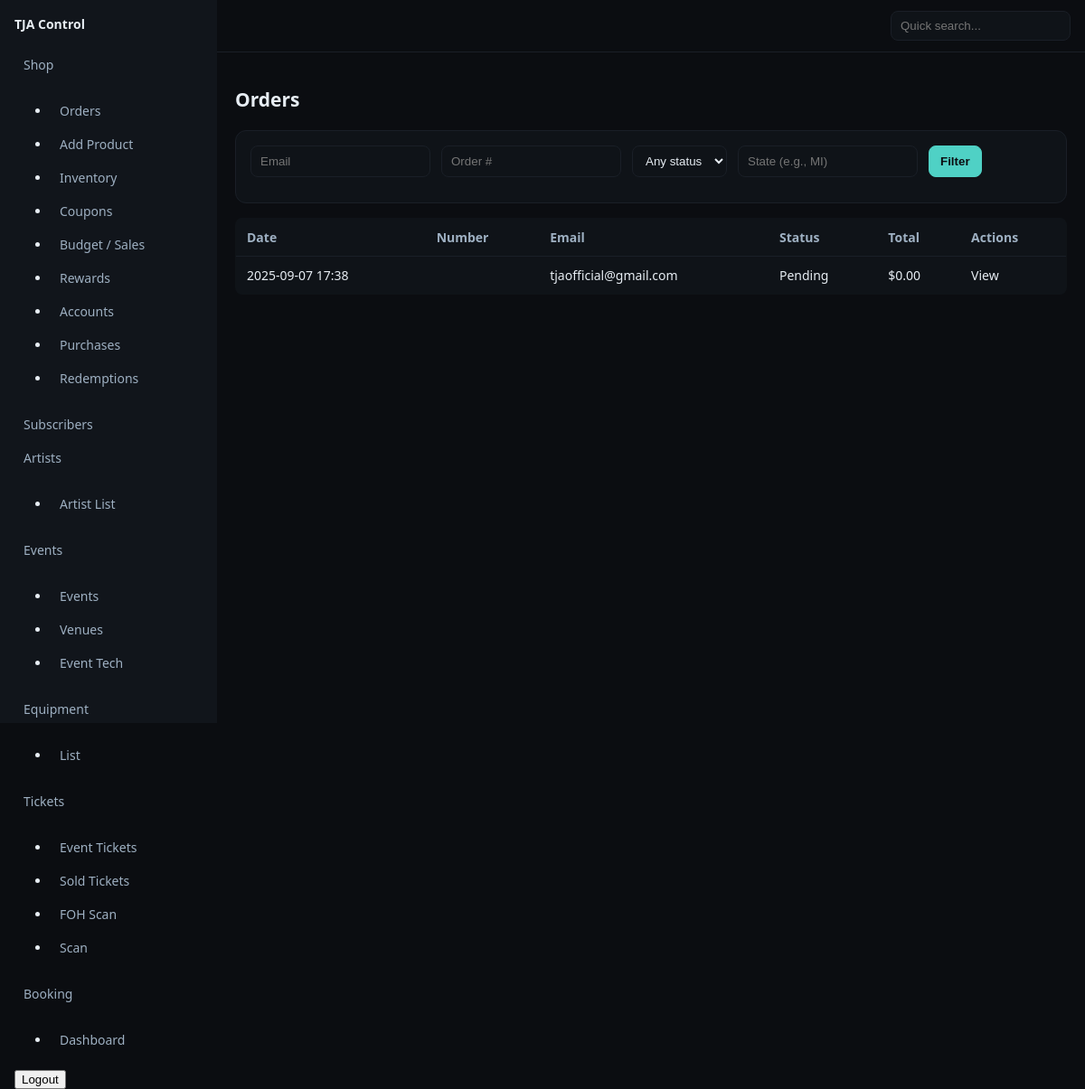
Page /control/shop/orders (signed in) on the earlier database version.
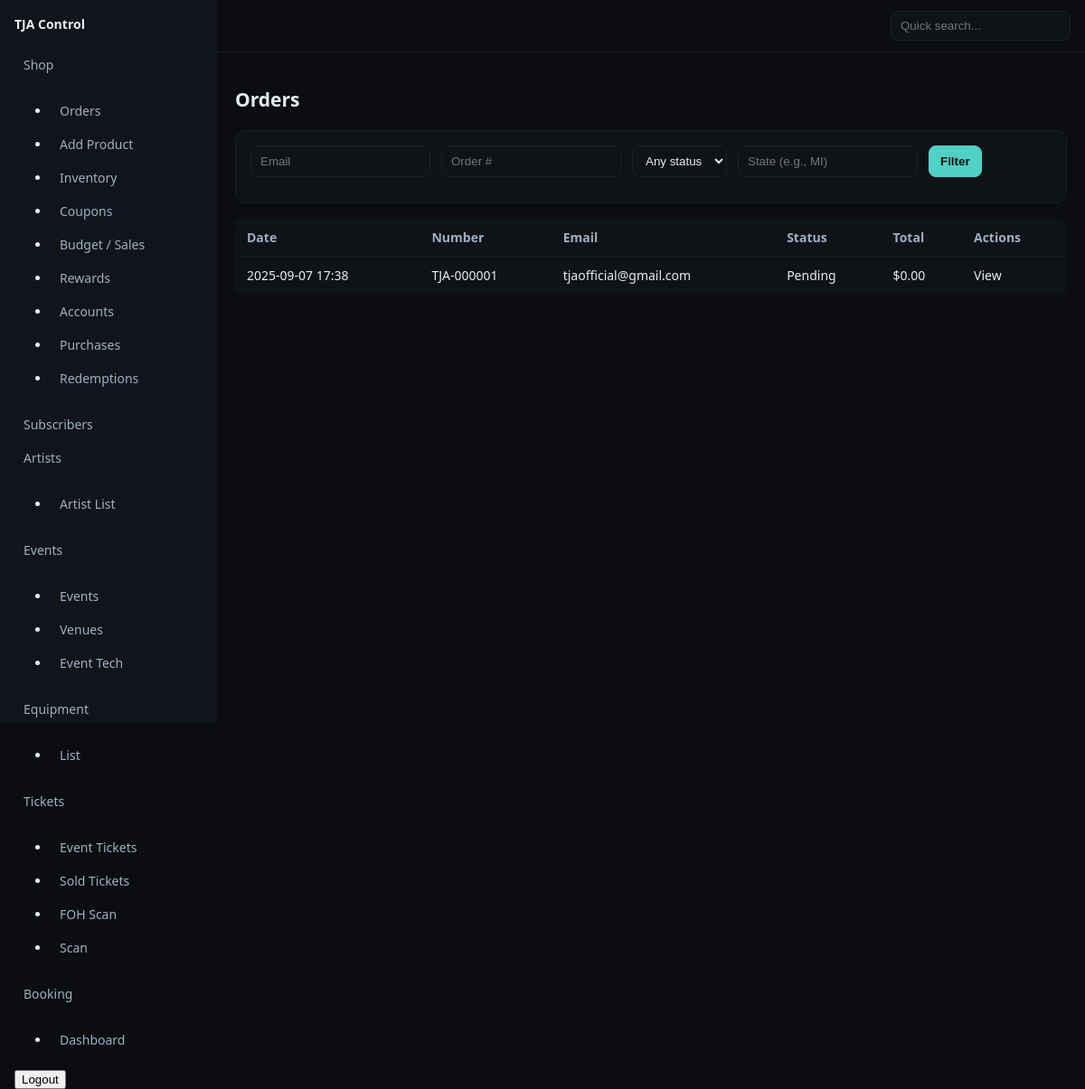
Same page on the later database version.
### shop/models.py (models this page shows, shortened)
class Order(models.Model):
    STATUS_CHOICES = [
        ("created", "Created"),
        ("pending", "Pending"),
        ("fulfilled", "Fulfilled"),
        ("paid", "Paid"),
        ("failed", "Failed"),
        ("refunded", "Refunded"),
        ("canceled", "Canceled"),
        ("shipped", "Shipped"),
    ]
    user = models.ForeignKey(User, null=True, blank=True, on_delete=models.SET_NULL, related_name="orders")
    email = models.EmailField(blank=True)
    status = models.CharField(max_length=20, choices=STATUS_CHOICES, default="pending")
    number = models.CharField(max_length=20, blank=True, db_index=True)  # e.g., TJA-000123
    subtotal_cents = models.PositiveIntegerField(default=0)
    shipping_cents = models.PositiveIntegerField(default=0)
    tax_cents = models.PositiveIntegerField(default=0)
    total_cents = models.PositiveIntegerField(default=0)
    shipping_method = models.CharField(max_length=40, blank=True)
    ship_to_name = models.CharField(max_length=120, blank=True)
    ship_to_state = models.CharField(max_length=10, blank=True)
    ship_to_city = models.CharField(max_length=120, blank=True)
    ship_to_addr1 = models.CharField(max_length=200, blank=True)
    ship_to_postal = models.CharField(max_length=20, blank=True)
    payment_provider = models.CharField(max_length=20, default="stripe")
    provider_session_id = models.CharField(max_length=120, blank=True)   # Stripe Checkout session id
    provider_payment_intent = models.CharField(max_length=120, blank=True)
    created_at = models.DateTimeField(auto_now_add=True)
    paid_at = models.DateTimeField(null=True, blank=True)
    shipped_at = models.DateTimeField(null=True, blank=True)

### shop/views.py (the view)
# urls.py: path("orders", views.orders_list, name="orders_list"),
@is_super
def orders_list(request):
    qs = Order.objects.all().order_by("-created_at")
    email  = request.GET.get("email", "").strip()
    number = request.GET.get("number", "").strip()
    status = request.GET.get("status", "").strip()
    state  = request.GET.get("state", "").strip()
    if email:
        qs = qs.filter(Q(email__icontains=email) | Q(user__email__icontains=email))
    if number:
        qs = qs.filter(number__icontains=number)
    if status:
        qs = qs.filter(status=status)
    if state:
        qs = qs.filter(ship_to_state__iexact=state)
    ctx = {"orders": qs, "status_choices": Order.STATUS_CHOICES}
    return render(request, "shop/orders_list.html", ctx)

### pages/templatetags/shop_extras.py (called while the page is built)
@register.filter
def money(cents):
    try:
        return f"${(int(cents)/100):.2f}"
    except Exception:
        return "$0.00"

### templates/shop/orders_list.html (shortened to what this page needs)
{% extends 'controlpanel/dashboard.html' %}
{% load static shop_extras %}
{% block content %}
<h1>Orders</h1>
<form method="get" class="card">
  <div class="form-row">
    <input class="input" name="email" placeholder="Email" value="{{ request.GET.email }}">
    <input class="input" name="number" placeholder="Order #" value="{{ request.GET.number }}">
    <select class="input" name="status">
      <option value="">Any status</option>
    </select>
    <input class="input" name="state" placeholder="State (e.g., MI)" value="{{ request.GET.state }}">
    <button class="btn primary">Filter</button>
  </div>
</form>
<table class="table">
  	<thead>
		<tr>
			<th>Date</th>
			<th>Number</th>
			<th>Email</th>
			<th>Status</th>
			<th>Total</th>
			<th>Actions</th>
		</tr>
	</thead>
  <tbody>
    {% for o in orders %}
      <tr>
        <td>{{ o.created_at|date:"Y-m-d H:i" }}</td>
        <td>{% if o.number %}<a href="{% url 'control:shop:order_detail' o.number %}">{{ o.number }}</a>{% endif %}</td>
        <td>{% if o.email %}{{ o.email }}{% endif %}</td>
        <td>{{ o.get_status_display }}</td>
        <td>{{ o.total_cents|money }}</td>
        <td>
			<a href="{% url 'control:shop:order_detail' o.number %}">View</a>
      </td>
      </tr>
    {% empty %}
      <tr><td colspan="5" class="muted">No orders found.</td></tr>
    {% endfor %}
  </tbody>
</table>
{% endblock %}

Differences in the rows shown:
changed Order "tjaofficial@gmail.com": number (not shown) → "TJA-000001"
